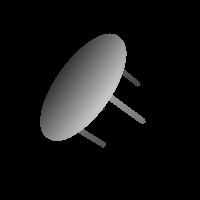
%> input picture data/Image_dataset/M002068_27_135_45.pgm, 200 x 200 px
$ octave load_pgm_show.m   (GNU Octave 9; MATLAB toolbox functions it lacks are replaced by stand-ins)
%> lines starting %> are read from the running program, lines starting %| are printed output that depends on the picture
img1=imread('M002068_27_135_45.pgm');
%> img1 is the input picture: size 200x200 uint8; min 0, max 198, mean 19.8
img2=imread('M005442_15_45_135.pgm');
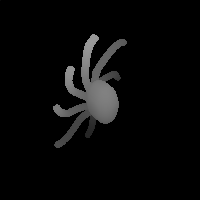
%> input picture data/Image_dataset/M005442_15_45_135.pgm, 200 x 200 px
%> img2 is the input picture: size 200x200 uint8; min 0, max 153, mean 8.4
img3=imread('M008242_33_180_0.pgm');
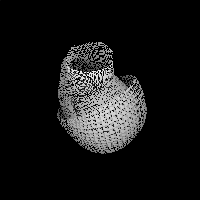
%> input picture data/Image_dataset/M008242_33_180_0.pgm, 200 x 200 px
%> img3 is the input picture: size 200x200 uint8; min 0, max 238, mean 22.1
img4=imread('M007376_11_45_45.pgm');
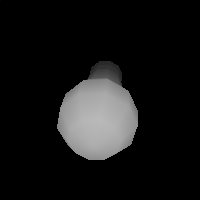
%> input picture data/Image_dataset/M007376_11_45_45.pgm, 200 x 200 px
%> img4 is the input picture: size 200x200 uint8; min 0, max 185, mean 21.4
img5=imread('M001134_12_45_67.5.pgm');
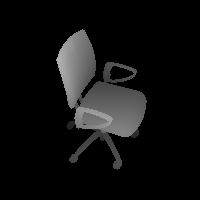
%> input picture data/Image_dataset/M001134_12_45_67.5.pgm, 200 x 200 px
%> img5 is the input picture: size 200x200 uint8; min 0, max 175, mean 15.7

%> (the run ends here)
